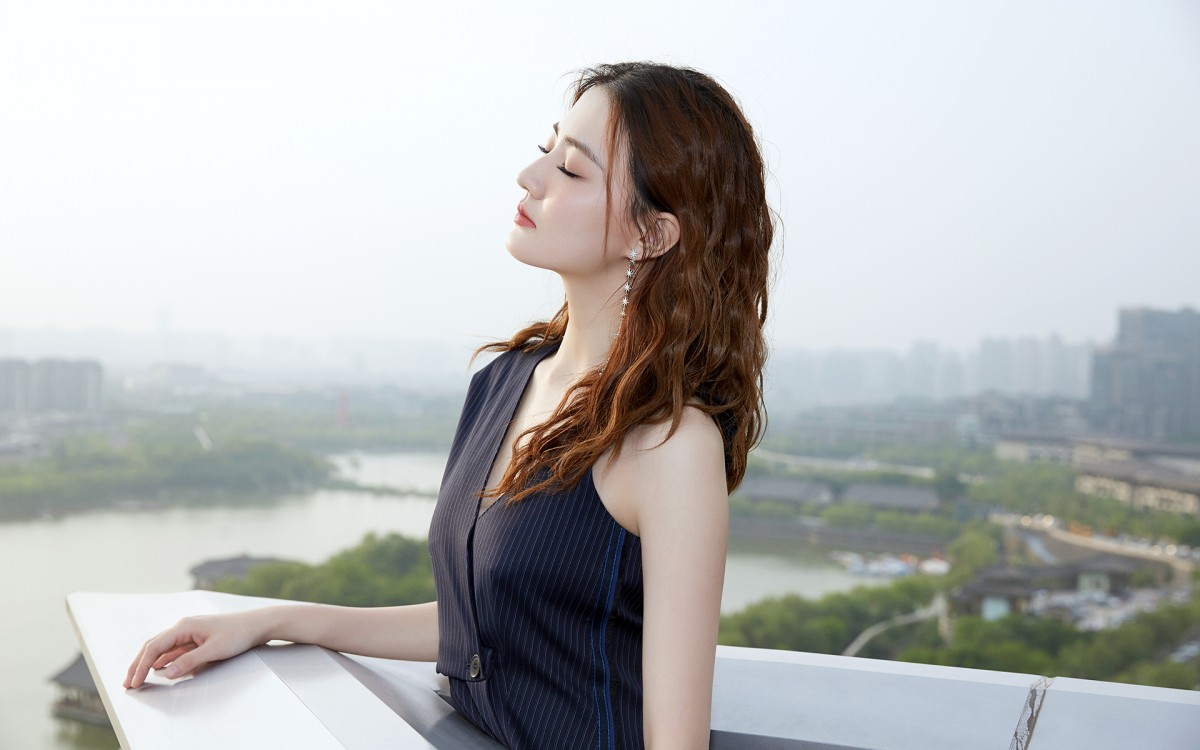
#> input picture img_code/img/xl_1.jpg, 1200 x 750 px
$ python img_10_SIFT.py
#> lines starting #> are read from the running program, lines starting #| are printed output that depends on the picture; after the words box and inside, x2 and y2 are one past the last pixel; in counts of white or black regions, pixels touching at a corner belong together
import cv2 as cv
import numpy as np
import matplotlib.pyplot as plt

# 1 读取图像
img = cv.imread('img/xl_1.jpg')
#> img is the input picture: shape (750, 1200, 3); mean B, G, R 183.3, 183.6, 182.1
gray = cv.cvtColor(img, cv.COLOR_BGR2GRAY)
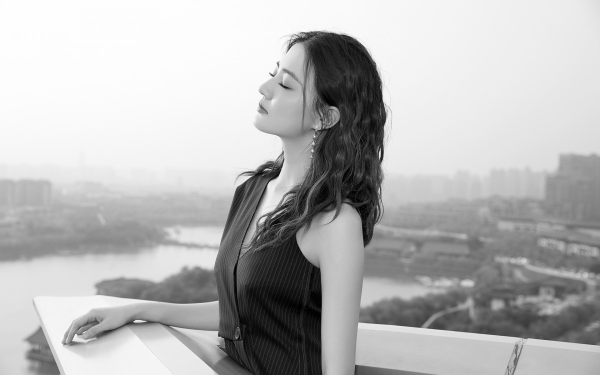
#> gray: shape (750, 1200) (shown at 1/2 size); min 0, max 255, mean 183.2
# 2 sift关键点检测
# 2.1 实例化sift对象
sift = cv.xfeatures2d.SIFT_create()

# 2.2 关键点检测：kp关键点信息包括方向，尺度，位置信息，des是关键点的描述符
kp, des = sift.detectAndCompute(gray, None)
#> kp = 732 keypoints; strongest (x, y, size): (683, 148, 110), (546, 152, 2.3), (537, 344, 29.2), (533, 339, 3.1)
# 2.3 在图像上绘制关键点的检测结果
cv.drawKeypoints(img, kp, img, flags=cv.DRAW_MATCHES_FLAGS_DRAW_RICH_KEYPOINTS)
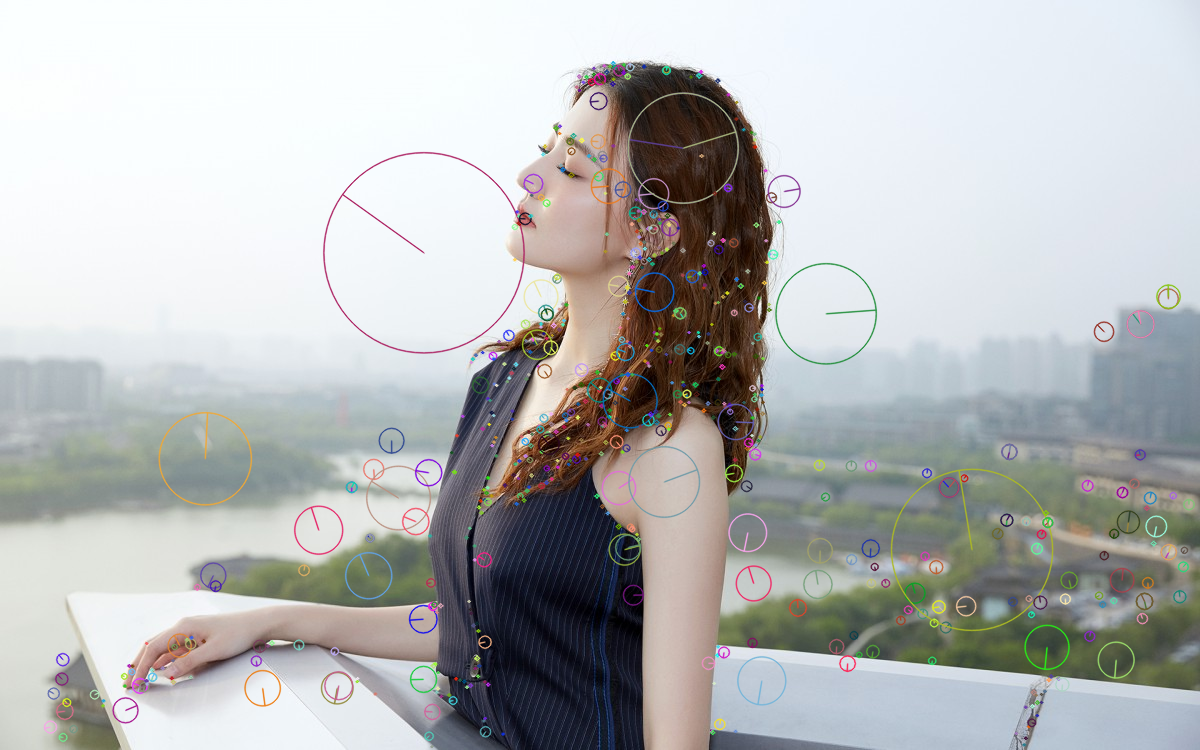
#> img: shape (750, 1200, 3); 5.01% of pixels changed, all inside (x1, y1, x2, y2) = (43, 61, 1196, 749)
# 3 图像显示
plt.figure(figsize=(8, 6), dpi=100)
plt.imshow(img[:, :, ::-1]), plt.title('sift检测')
plt.xticks([]), plt.yticks([])
plt.show()

$ run again, with img_code/img/xl_2.jpg copied over img_code/img/xl_1.jpg
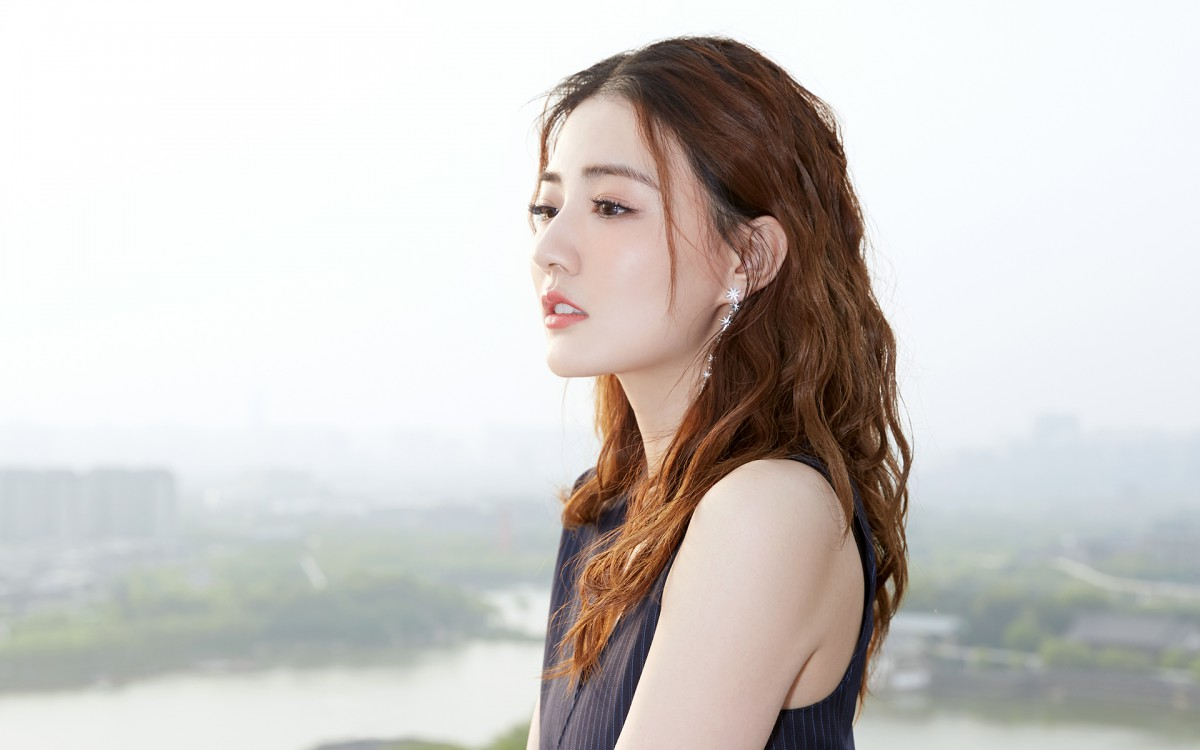
#> input picture img_code/img/xl_2.jpg, 1200 x 750 px
#> img is the input picture: shape (750, 1200, 3); mean B, G, R 199.8, 202.9, 206.7
#> `gray = cv.cvtColor(img, cv.COLOR_BGR2GRAY)`:
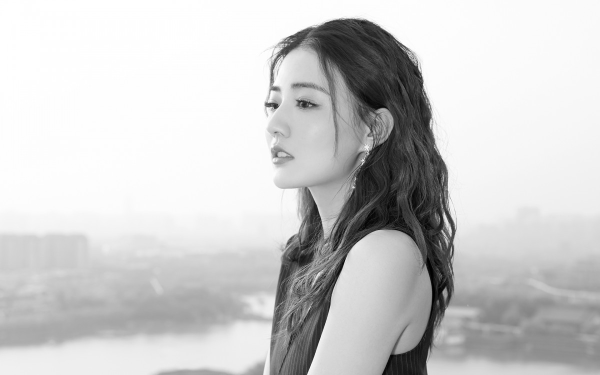
#> gray: shape (750, 1200) (shown at 1/2 size); min 0, max 255, mean 203.7
#> kp = 932 keypoints; strongest (x, y, size): (796, 376, 140.6), (550, 211, 9.2), (608, 208, 15.3), (584, 87, 24.8)
#> `cv.drawKeypoints(img, kp, img, flags=cv.DRAW_MATCHES_FLAGS_DRAW_RICH_K..`:
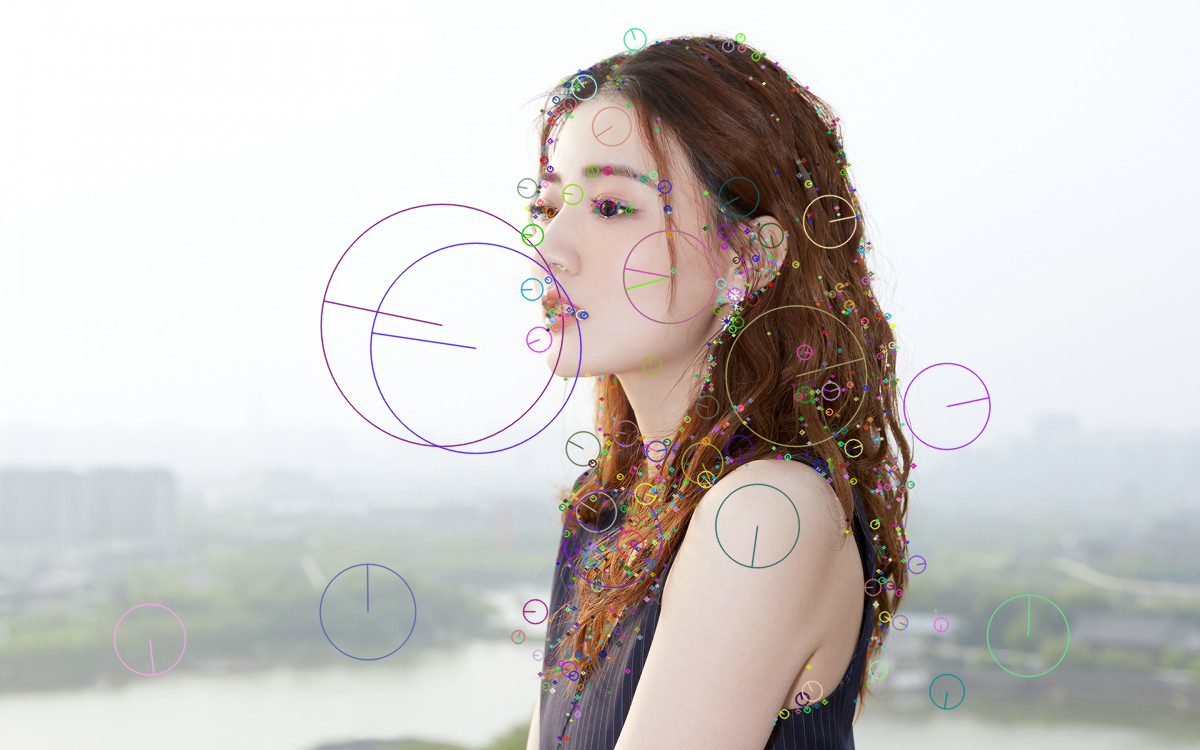
#> img: shape (750, 1200, 3); 4.63% of pixels changed, all inside (x1, y1, x2, y2) = (113, 27, 1070, 744)

$ run again, with img_code/img/xl_3.jpg copied over img_code/img/xl_1.jpg
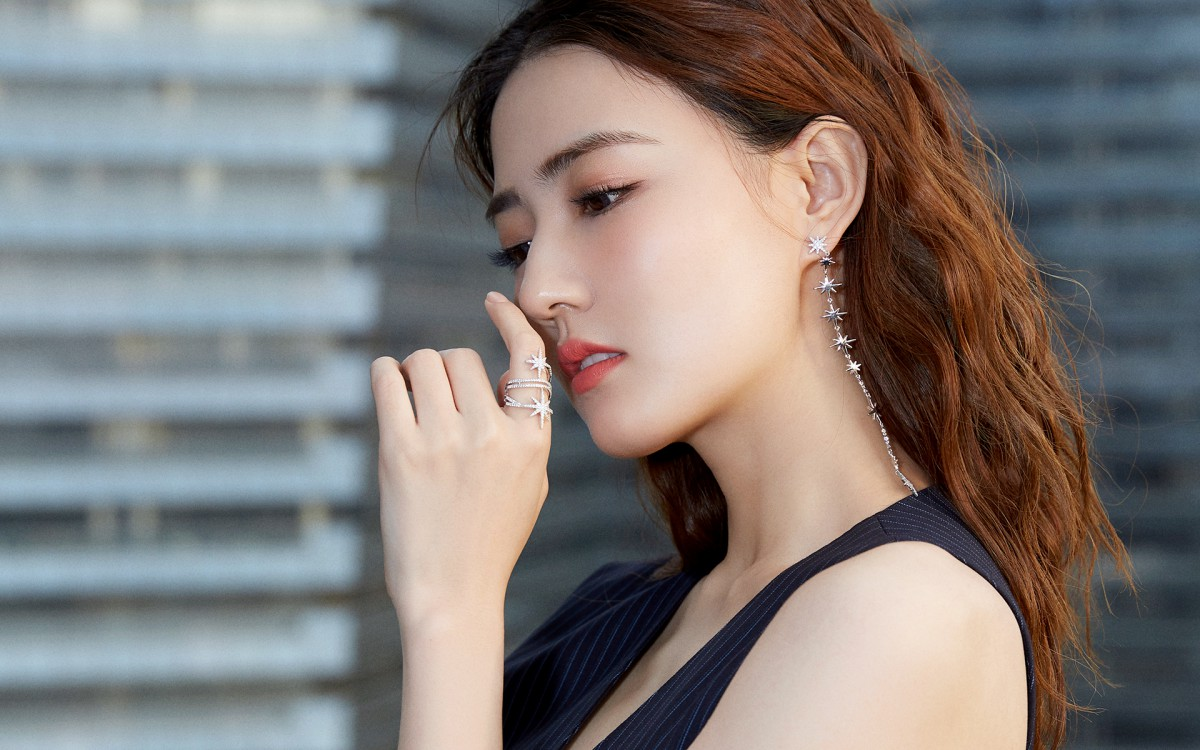
#> input picture img_code/img/xl_3.jpg, 1200 x 750 px
#> img is the input picture: shape (750, 1200, 3); mean B, G, R 120.8, 123.4, 129.5
#> `gray = cv.cvtColor(img, cv.COLOR_BGR2GRAY)`:
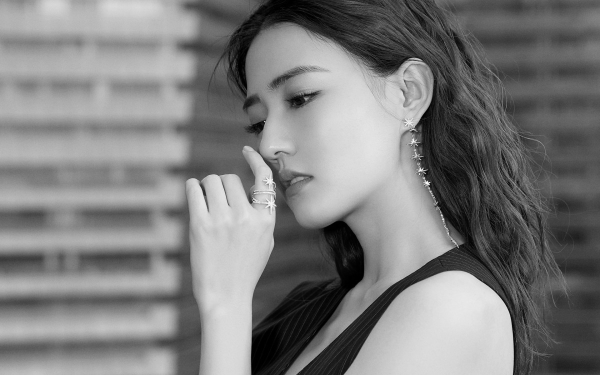
#> gray: shape (750, 1200) (shown at 1/2 size); min 0, max 255, mean 124.9
#> kp = 1108 keypoints; strongest (x, y, size): (855, 366, 5.5), (883, 430, 2.7), (848, 339, 1.9), (886, 438, 2.7)
#> `cv.drawKeypoints(img, kp, img, flags=cv.DRAW_MATCHES_FLAGS_DRAW_RICH_K..`:
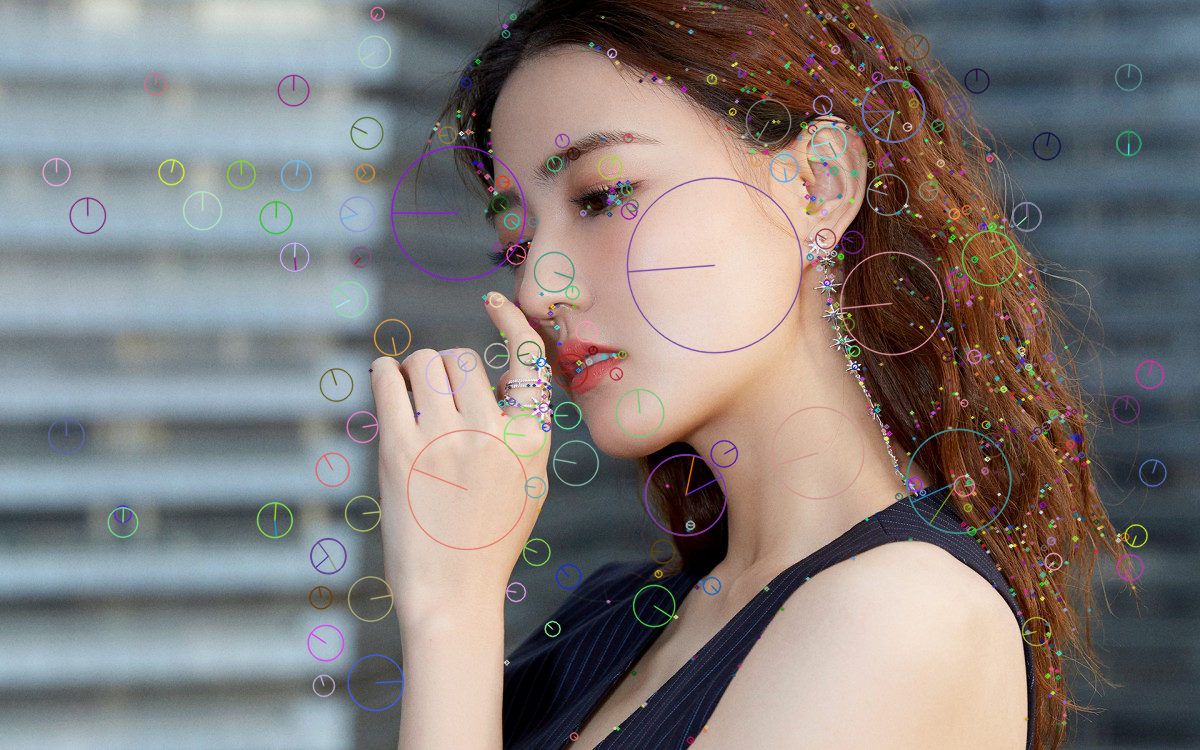
#> img: shape (750, 1200, 3); 6.13% of pixels changed, all inside (x1, y1, x2, y2) = (42, 1, 1168, 745)
